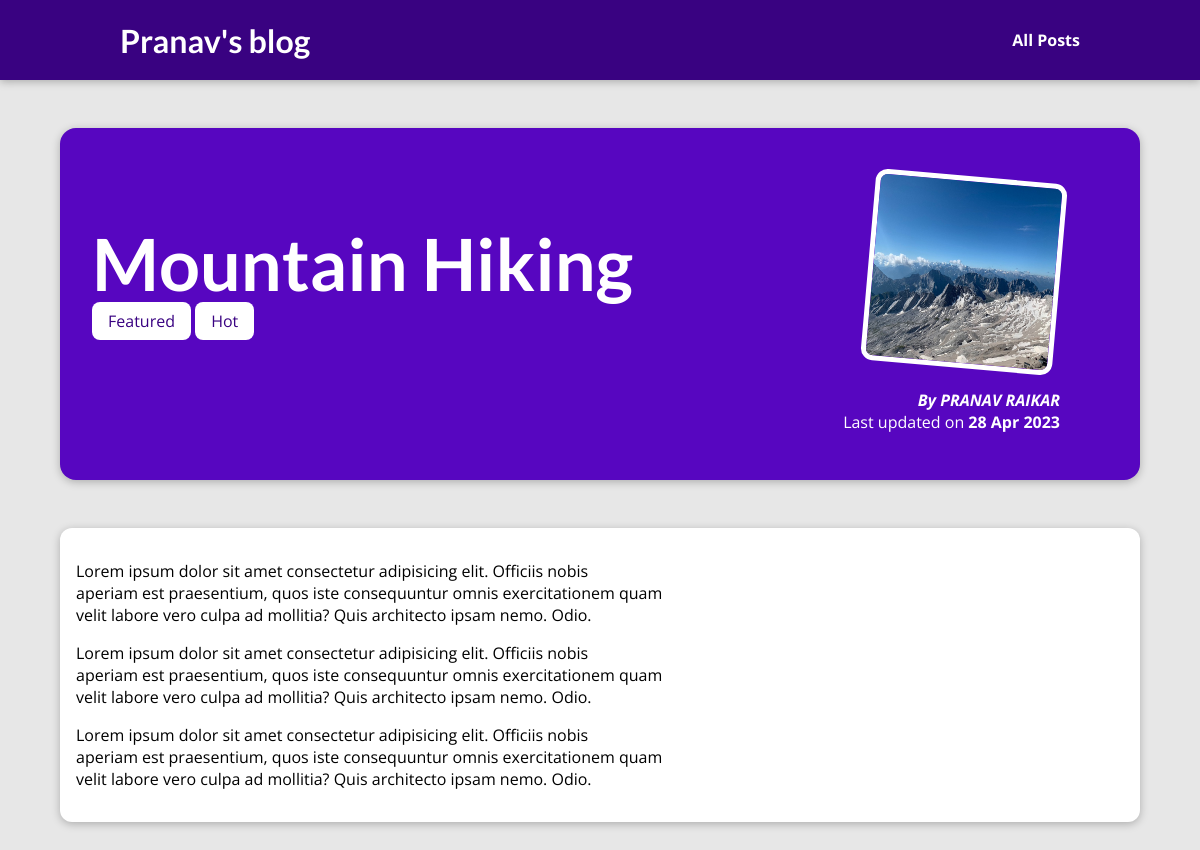
The page /posts/hike-in-the-mountains on the database its author committed.
### blog/models.py (models this page shows, shortened)
class Post(models.Model):
    title=models.CharField(max_length=150)
    excerpt=models.CharField(max_length=200)
    image = models.ImageField(upload_to="posts", null=True)
    date=models.DateField(auto_now=True)
    slug=models.SlugField(unique=True,db_index=True)       #db_index not compulsory to write here in this example because it automatically becomes true
    content=models.TextField(validators=[MinLengthValidator(10)])
    author=models.ForeignKey(Author,on_delete=models.SET_NULL,null=True,related_name="posts") #one to many relation
    tags=models.ManyToManyField(Tag)        #many to many relation

class Tag(models.Model):
    caption=models.CharField(max_length=20)

class Author(models.Model):
    first_name=models.CharField(max_length=100)
    last_name=models.CharField(max_length=100)
    email_address=models.EmailField()
    def __str__(self):
        return f"{self.first_name} {self.last_name}"

### blog/views.py (the view)
# urls.py: path("posts/<slug:slug>", views.SinglePostView.as_view(),
class SinglePostView(DetailView):
    template_name = "blog/post-detail.html"
    model = Post
    def get_context_data(self, **kwargs):
        context =  super().get_context_data(**kwargs)
        context["post_tags"] = self.object.tags.all()
        return context

### blog/templates/blog/post-detail.html (shortened to what this page needs)
{% extends "base.html" %}
{% load static %}
{% block css_files %}
<link rel="stylesheet" href="{% static "blog/post-detail.css" %}" />
{% endblock %}
{% block content %}
<section id="summary">
  <h2>{{ post.title }}</h2>
  <div>
    {% for tag in post_tags %}
      <span class="tag">{{ tag.caption }}</span>
    {% endfor %}
  </div>
  <article>
    <img src="{{ post.image.url}}" alt="{{ post.title }}" />
    <address>By <a href="mailto:{{ post.author.email_address }}">{{ post.author }}</a></address>
    <div>Last updated on <time>{{ post.date|date:"d M Y" }}</time></div>
  </article>
</section>
<main>
  {{ post.content|linebreaks }}
</main>
{% endblock %}

### templates/base.html (shortened to what this page needs)
{%load static %}
<!DOCTYPE html>
<html lang="en">
<head>
	<link rel="stylesheet" href="{% static "app.css"%}">
	{% block css_files %}{%endblock%}
</head>
<body>
	<header id="main-navigation">
        <h1><a href="{%url "starting-page"%}">Pranav's blog</a></h1>
        <nav>
            <a href="{%url "posts-page"%}">All Posts</a>
        </nav>
    </header>
	{%block content%}{%endblock%}
</body>
</html>

### static/app.css (style rules this page uses)
* { box-sizing: border-box; }
html { font-family: 'Open Sans', 'Lato', sans-serif; }
body { margin: 0; }
h1, h2, h3 { font-family: 'Lato', sans-serif; font-weight: bold; }
#main-navigation { width: 100%; height: 5rem; display: flex; justify-content: space-between; align-items: center; padding: 0 10%; position: absolute; top: 0; left: 0; }
#main-navigation a { text-decoration: none; color: white; font-weight: bold; }

### blog/static/blog/post-detail.css (style rules this page uses)
body { background-color: #e7e7e7; }
#main-navigation { background-color: #390281; box-shadow: 0 2px 8px rgba(0, 0, 0, 0.25); }
#summary { margin: 8rem auto 3rem auto; padding: 2rem; width: 90%; max-width: 90rem; border-radius: 16px; background-color: #5706c0; position: relative; box-shadow: 0 2px 8px rgba(0, 0, 0, 0.25); height: 22rem; }
#summary h2 { color: white; font-size: 4.5rem; margin-bottom: 0.25rem; }
#summary article { position: absolute; top: 2rem; right: 3rem; padding: 1rem 2rem; border-radius: 12px; text-align: right; color: white; }
#summary article img { width: 12rem; height: 12rem; border-radius: 12px; transform: rotateZ(5deg); border: 5px solid white; margin-bottom: 1rem; }
#summary address { font-weight: bold; }
#summary a { color: white; text-decoration: none; }
#summary time { font-weight: bold; }
main { width: 90%; max-width: 90rem; margin: 3rem auto; background-color: white; padding: 1rem; border-radius: 12px; box-shadow: 0 2px 8px rgba(0, 0, 0, 0.25); }
.tag { background-color: white; color: #390281; padding: 0.5rem 1rem; border-radius: 8px; }

### rows shown on the page
Post: title "Mountain Hiking", image (picture), author "PRANAV RAIKAR", date "28 Apr 2023", content "Lorem ipsum dolor sit amet consectetur adipisicing elit. Officiis nobis aperiam est praesentium, quos iste consequuntur omnis exercitationem quam velit labore vero culpa ad mollitia? Quis architecto ipsam nemo. Odio. Lorem ipsum dolor sit amet consectetur adipisicing elit. Officiis nobis aperiam est praesentium, quos iste consequuntur omnis exercitationem quam velit labore vero culpa ad mollitia? Quis architecto ipsam nemo. Odio. Lorem ipsum dolor sit amet consectetur adipisicing elit. Officiis nobis aperiam est praesentium, quos iste consequuntur omnis exercitationem quam velit labore vero culpa ad mollitia? Quis architecto ipsam nemo. Odio."
Tag: caption "Featured"
Tag: caption "Hot"
